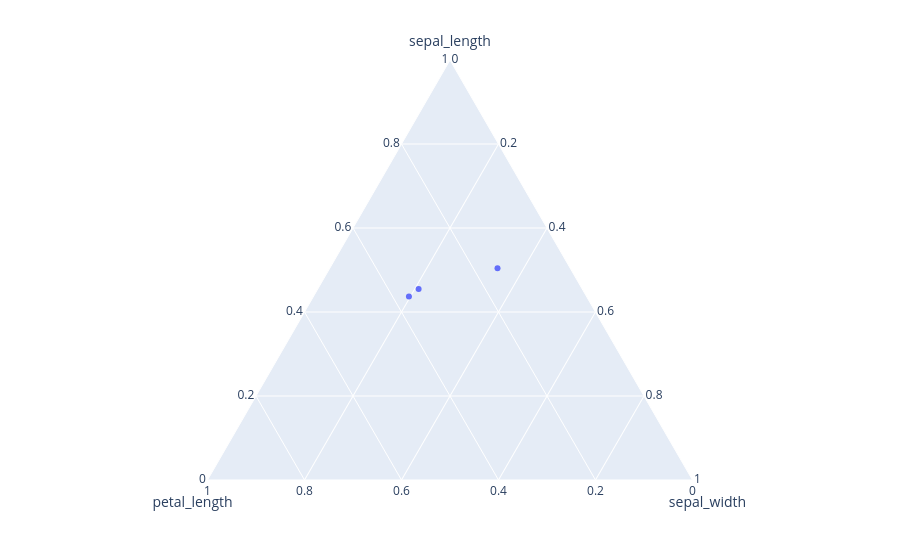

The notebook cell this image was saved under:
### Code cell
fig = px.scatter_ternary(centroides_df,
                         a="sepal_length",
                         b="petal_length",
                         c="sepal_width")
fig

### Figure 1 — Plotly figure (JSON) as saved in the notebook; plotly's stock layout.template omitted (floating-point values rounded to 4 significant figures)
{"data": [{"a": [6.977, 4.989, 5.925], "b": [5.846, 1.486, 4.395], "c": [3.142, 3.426, 2.709], "hovertemplate": "sepal_length=%{a}<br>petal_length=%{b}<br>sepal_width=%{c}<extra></extra>", "legendgroup": "", "marker": {"color": "#636efa", "symbol": "circle"}, "mode": "markers", "name": "", "showlegend": false, "subplot": "ternary", "type": "scatterternary"}], "layout": {"legend": {"tracegroupgap": 0}, "margin": {"t": 60}, "ternary": {"aaxis": {"title": {"text": "sepal_length"}}, "baxis": {"title": {"text": "petal_length"}}, "caxis": {"title": {"text": "sepal_width"}}, "domain": {"x": [0, 1], "y": [0, 1]}}}}
